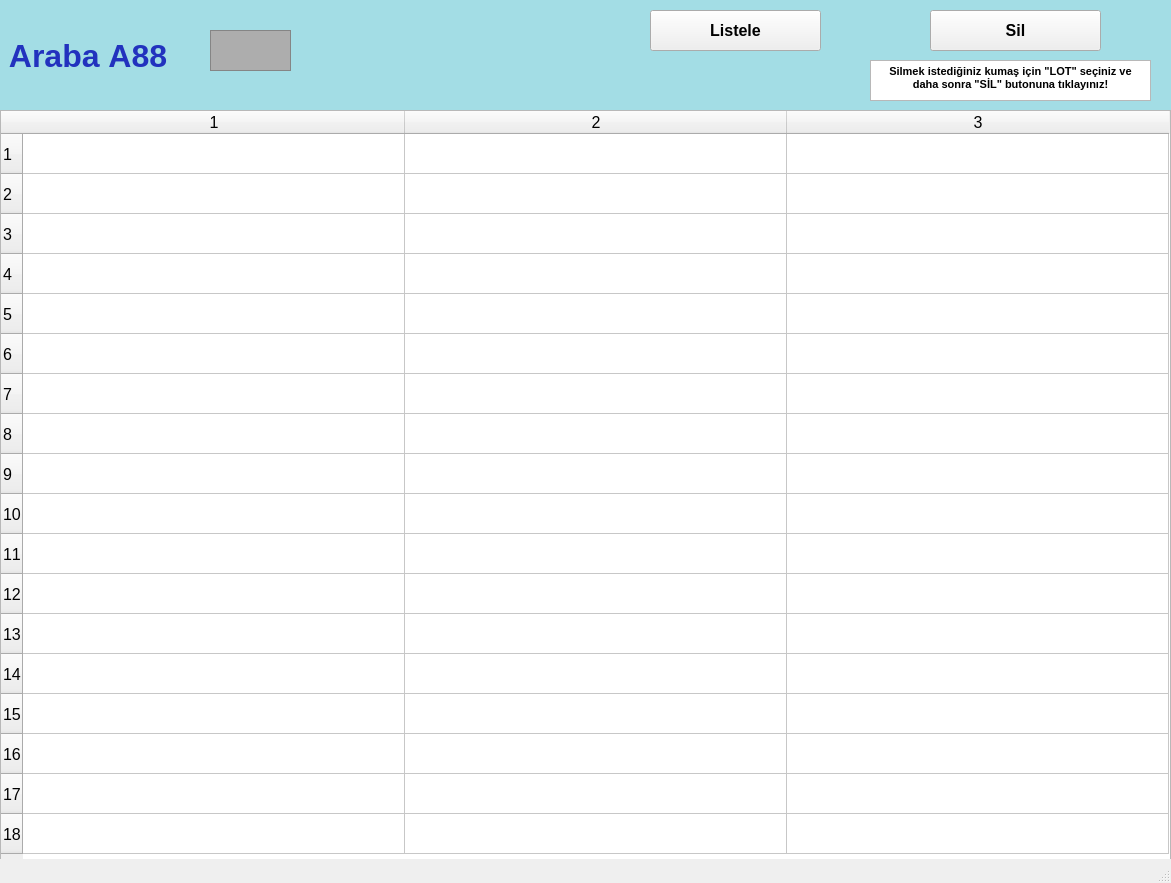
<?xml version="1.0" encoding="UTF-8"?>
<ui version="4.0">
 <class>arabalarA88_ekran</class>
 <widget class="QMainWindow" name="arabalarA88_ekran">
  <property name="geometry">
   <rect>
    <x>0</x>
    <y>0</y>
    <width>1171</width>
    <height>883</height>
   </rect>
  </property>
  <property name="font">
   <font>
    <pointsize>12</pointsize>
    <weight>50</weight>
    <bold>false</bold>
    <kerning>false</kerning>
   </font>
  </property>
  <property name="windowTitle">
   <string/>
  </property>
  <widget class="QWidget" name="centralwidget">
   <widget class="QLabel" name="arabaA1yazi_lbl">
    <property name="geometry">
     <rect>
      <x>0</x>
      <y>0</y>
      <width>1171</width>
      <height>111</height>
     </rect>
    </property>
    <property name="font">
     <font>
      <pointsize>24</pointsize>
      <weight>75</weight>
      <bold>true</bold>
     </font>
    </property>
    <property name="styleSheet">
     <string notr="true">background-color: rgb(163, 221, 229);
color: rgb(34, 50, 190);</string>
    </property>
    <property name="text">
     <string> Araba A88</string>
    </property>
   </widget>
   <widget class="QFrame" name="arabaA1_img">
    <property name="geometry">
     <rect>
      <x>210</x>
      <y>30</y>
      <width>81</width>
      <height>41</height>
     </rect>
    </property>
    <property name="styleSheet">
     <string notr="true">background-color: rgb(173, 173, 173);</string>
    </property>
    <property name="frameShape">
     <enum>QFrame::StyledPanel</enum>
    </property>
    <property name="frameShadow">
     <enum>QFrame::Raised</enum>
    </property>
   </widget>
   <widget class="QPushButton" name="listele88_btn">
    <property name="geometry">
     <rect>
      <x>650</x>
      <y>10</y>
      <width>171</width>
      <height>41</height>
     </rect>
    </property>
    <property name="font">
     <font>
      <pointsize>12</pointsize>
      <weight>75</weight>
      <bold>true</bold>
     </font>
    </property>
    <property name="text">
     <string>Listele</string>
    </property>
   </widget>
   <widget class="QTableWidget" name="A88_tw">
    <property name="geometry">
     <rect>
      <x>0</x>
      <y>110</y>
      <width>1171</width>
      <height>751</height>
     </rect>
    </property>
    <property name="baseSize">
     <size>
      <width>0</width>
      <height>0</height>
     </size>
    </property>
    <property name="rowCount">
     <number>18</number>
    </property>
    <property name="columnCount">
     <number>3</number>
    </property>
    <attribute name="horizontalHeaderVisible">
     <bool>true</bool>
    </attribute>
    <attribute name="horizontalHeaderCascadingSectionResizes">
     <bool>false</bool>
    </attribute>
    <attribute name="horizontalHeaderDefaultSectionSize">
     <number>382</number>
    </attribute>
    <attribute name="horizontalHeaderMinimumSectionSize">
     <number>38</number>
    </attribute>
    <attribute name="verticalHeaderDefaultSectionSize">
     <number>40</number>
    </attribute>
    <attribute name="verticalHeaderMinimumSectionSize">
     <number>23</number>
    </attribute>
    <row/>
    <row/>
    <row/>
    <row/>
    <row/>
    <row/>
    <row/>
    <row/>
    <row/>
    <row/>
    <row/>
    <row/>
    <row/>
    <row/>
    <row/>
    <row/>
    <row/>
    <row/>
    <column/>
    <column/>
    <column/>
   </widget>
   <widget class="QPushButton" name="sil88_btn">
    <property name="geometry">
     <rect>
      <x>930</x>
      <y>10</y>
      <width>171</width>
      <height>41</height>
     </rect>
    </property>
    <property name="font">
     <font>
      <pointsize>12</pointsize>
      <weight>75</weight>
      <bold>true</bold>
     </font>
    </property>
    <property name="text">
     <string>Sil</string>
    </property>
   </widget>
   <widget class="QTextBrowser" name="textBrowser">
    <property name="geometry">
     <rect>
      <x>870</x>
      <y>60</y>
      <width>281</width>
      <height>41</height>
     </rect>
    </property>
    <property name="html">
     <string>&lt;!DOCTYPE HTML PUBLIC &quot;-//W3C//DTD HTML 4.0//EN&quot; &quot;http://www.w3.org/TR/REC-html40/strict.dtd&quot;&gt;
&lt;html&gt;&lt;head&gt;&lt;meta name=&quot;qrichtext&quot; content=&quot;1&quot; /&gt;&lt;style type=&quot;text/css&quot;&gt;
p, li { white-space: pre-wrap; }
&lt;/style&gt;&lt;/head&gt;&lt;body style=&quot; font-family:'MS Shell Dlg 2'; font-size:12pt; font-weight:400; font-style:normal;&quot;&gt;
&lt;p align=&quot;center&quot; style=&quot; margin-top:0px; margin-bottom:0px; margin-left:0px; margin-right:0px; -qt-block-indent:0; text-indent:0px;&quot;&gt;&lt;span style=&quot; font-size:8pt; font-weight:600;&quot;&gt;Silmek istediğiniz kumaş için &amp;quot;LOT&amp;quot; seçiniz ve daha sonra &amp;quot;SİL&amp;quot; butonuna tıklayınız!&lt;/span&gt;&lt;/p&gt;&lt;/body&gt;&lt;/html&gt;</string>
    </property>
   </widget>
  </widget>
  <widget class="QStatusBar" name="statusbar"/>
 </widget>
 <resources/>
 <connections/>
</ui>
